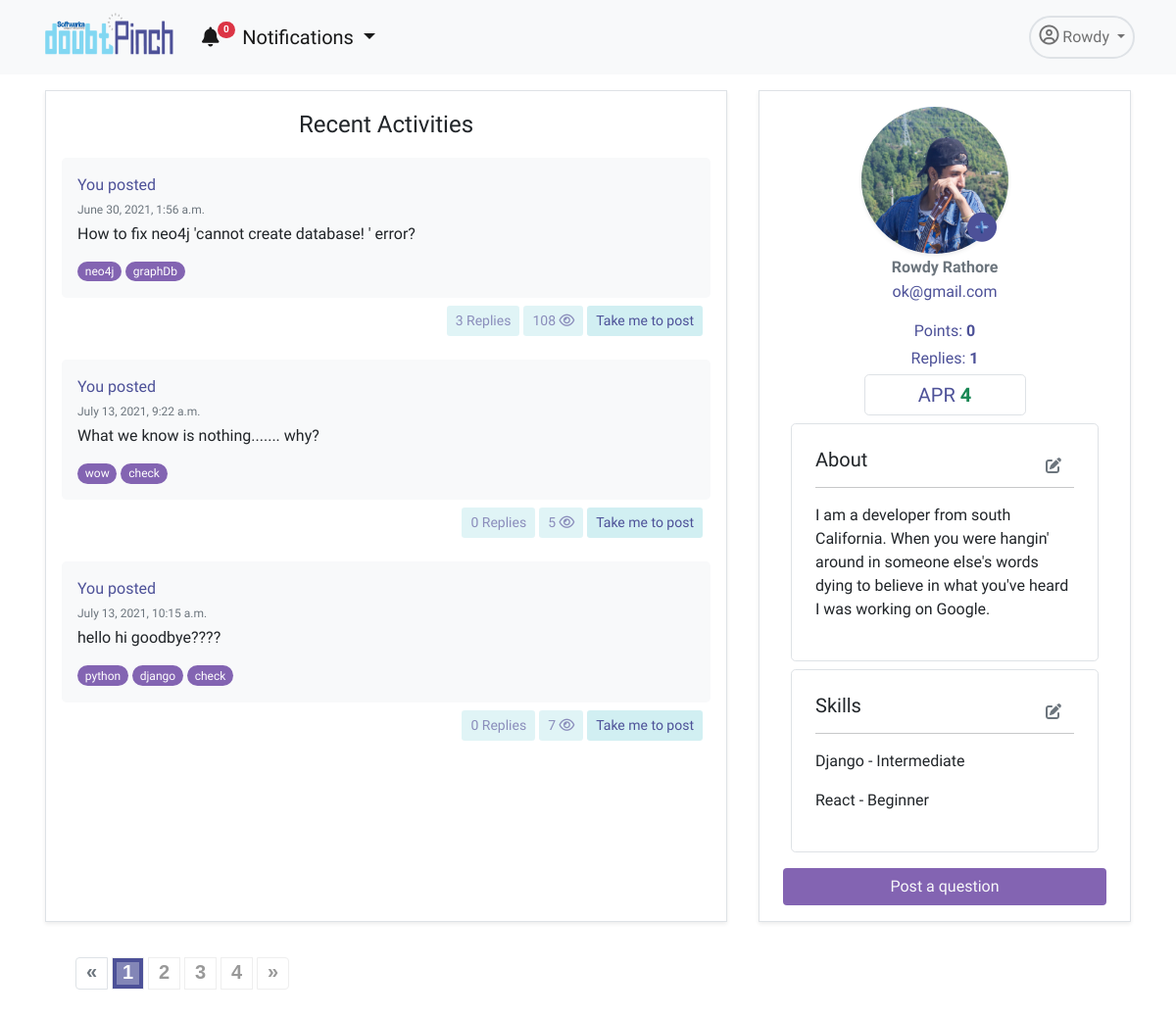
Before: /app/profile/ (signed in) with the older database file.
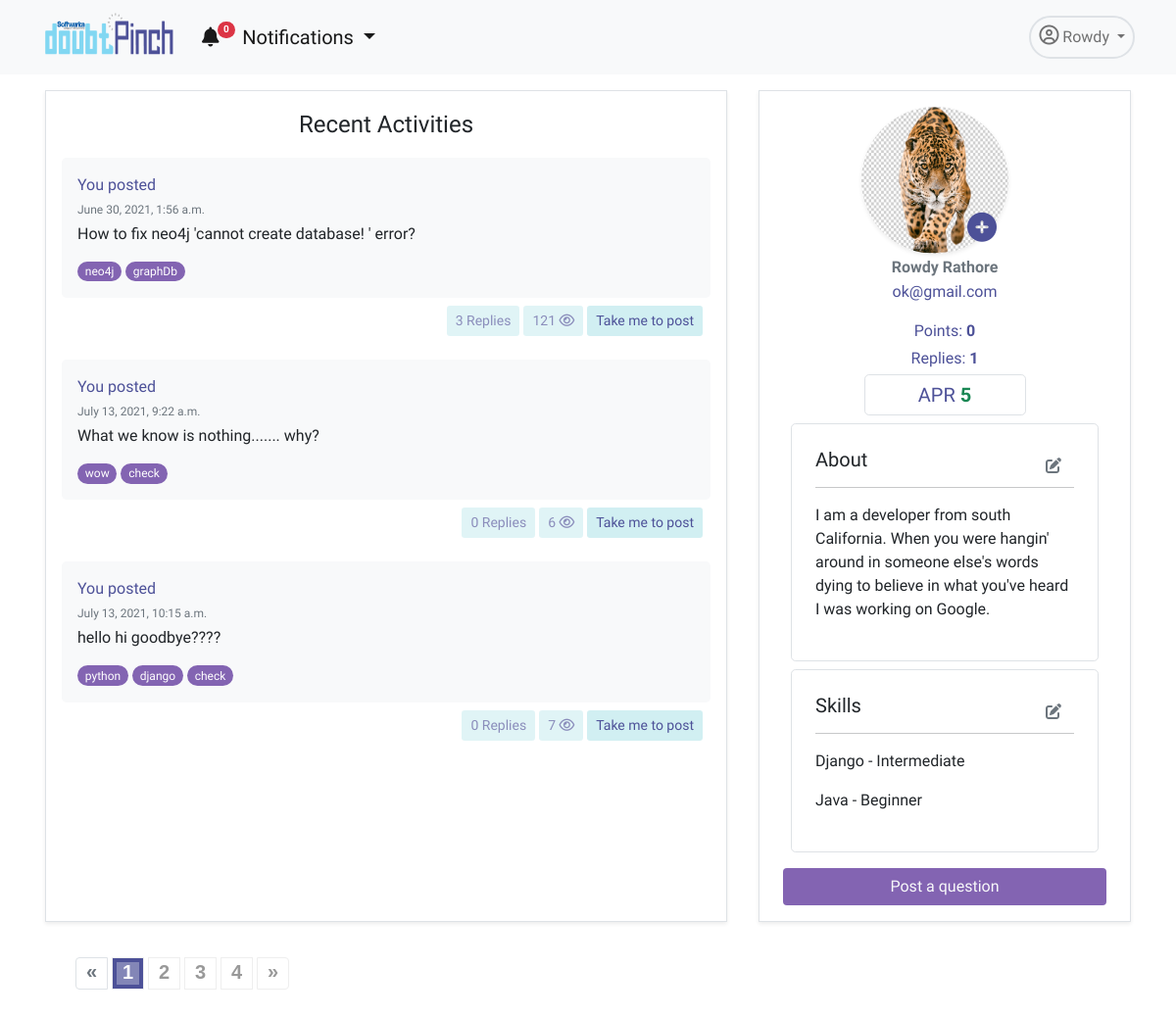
After: the same page with the newer database file.
### dpapp/models.py (models this page shows, shortened)
class Doubt(models.Model):
    user= models.ForeignKey(User,on_delete=models.CASCADE)
    title= models.TextField(null=False)
    description=models.TextField(null=True, blank=True)
    created_on = models.DateTimeField(default=datetime.now, blank=True)
    views= models.IntegerField(default=0)
    tags = TaggableManager()
    @property
    def total_replies(self):
        totalreplies = Answer.objects.filter(doubt=self).count()
        return totalreplies

class Answer(models.Model):
    user= models.ForeignKey(User, on_delete=models.CASCADE, related_name='answerer')
    doubt=models.ForeignKey(Doubt,on_delete=models.CASCADE)
    description=models.TextField(null=True)
    created_on = models.DateTimeField(default=datetime.now, blank=True)
    updated=models.BooleanField(default=False)

### accounts/models.py (models this page shows, shortened)
class User(AbstractUser):
    username = models.CharField(max_length=255, null=True, blank=True)
    email = models.EmailField(
        verbose_name='email address',
        max_length=255,
        unique=True,
    )
    profile_pic= models.ImageField(upload_to='admin_pics', null=True, blank=True)
    email_confirmed = models.BooleanField(default=False) #initially this field is false but will se chan
    is_active = models.BooleanField(default=False)
    is_staff = models.BooleanField(default=False) # a admin user; non super-user
    is_admin = models.BooleanField(default=False)
    is_seller = models.BooleanField(default=False)
    is_customer = models.BooleanField(default=False)
    description=models.TextField(null=True)
    USERNAME_FIELD = 'email'
    REQUIRED_FIELDS = [] #emaila nd password are required fields and first name and last name is inherited from the user creation model
    object = UserManager()
    @property
    def ProfilePicUrl(self):
        try:
            url=self.profile_pic.url
        except:
            url=''
        return url
    @property
    def apr_count(self):
        from dpapp.models import Doubt, Answer, RightPoint, WrongPoint
        total_apr=0
        all_answer= Answer.objects.filter(user=self)
        answercount= Answer.objects.filter(user=self).count()
        total_apr=answercount*5
        for i in all_answer:
            answer=Answer.objects.get(id=i.id)
            right=RightPoint.objects.filter(answer=answer).count()
            wrong=WrongPoint.objects.filter(answer=answer).count()
            total_apr=total_apr+(right*3)-(wrong)
        return total_apr

class UserSkill(models.Model):
    user= models.ForeignKey(User,on_delete=models.CASCADE)
    skill=models.ForeignKey(Skill,on_delete=models.CASCADE)
    level=models.CharField(max_length=30,null=True)

class Skill (models.Model):
    skill=models.CharField(max_length=50, null=False, unique=True)
    def __str__(self):
        return self.skill

### dpapp/views.py (the view, shortened to what this page needs)
# urls.py: path('profile/',Profile.as_view(),name='profile'),
@method_decorator(login_required, name='dispatch')
class Profile(TemplateView):
    template_name="dpapp/profile.html"
    def get_context_data(self, **kwargs):
        context = super(Profile, self).get_context_data(**kwargs)
        user=self.request.user
        useremail=user.email
        user=User.objects.get(email=useremail)
        total_replies=Answer.objects.filter(user=user).count()
        total_upvotes=RightPoint.total_upvotes_of_answerer(self,user)
        skill=Skill.objects.all()
        userskill=UserSkill.objects.filter(user=user)
        qs1 = Doubt.objects.filter(user=user) #first qs
        qs2 = Answer.objects.filter(user=user) #second qs
        recent_activity = sorted(chain(qs1,qs2),key=attrgetter('created_on'),)
        paginator= Paginator(recent_activity, 3)
        page = self.request.GET.get('page')
        try:
            recent_activity = paginator.page(page)
        except PageNotAnInteger:
            recent_activity = paginator.page(1)
        except EmptyPage:
            recent_activity = paginator.page(paginator.num_pages)
        form= ProfileForm(instance=user)
        context.update({ 'form':form,'recent_activity':recent_activity,
                        'total_upvotes':total_upvotes,'total_replies':total_replies,
                        'skill':skill,'userskill':userskill})
        return context

### dpapp/blognav.py (called while the page is built)
def navbar(request):
    if not request.user.is_anonymous:
        user=request.user
        notifications = Notification.objects.filter(user=user).order_by('-id')[:5]
        noti_count = Notification.objects.filter(user=user, is_seen=False).count()
        return {'nav_notifications': notifications,'noti_count':noti_count}
    return {'nav_notifications': '0','noti_count':0}

### dpapp/models.py (called while the page is built)
    @staticmethod
    def total_upvotes_of_answerer(self,user):
        answer=Answer.objects.filter(user=user)
        upvotes=RightPoint.objects.filter(answer__in=answer).count()
        return upvotes

### templates/dpapp/profile.html (shortened to what the changed rows need)
{% extends 'dpapp/base.html' %}
{% load static %}
{% load bootstrap %}
{% block navbar%}
<link rel="stylesheet" href="{% static 'dpapp/css/paginate.css' %}">
<div class="container">
    <div class="row mt-3 ">
        <div class="col border shadow-sm p-3 mx-3 mb-3 order-lg-1  order-md-2 order-sm-2 order-2">
            {% for i in recent_activity %}
            {% if not i.title %}
            <div class="mt-1">
                <div class="bg-light mt-2 p-3 rounded-3  ">
                    <span class="fs-6 text-pinch ">You Answered to </span><br>
                    <span class="text-muted" style="font-size: 12px;">{{i.doubt.user.first_name}} {{i.doubt.user.last_name}} | {{i.created_on}}</span>
                    <p class="h6 text-dark mt-1 mb-3">{{i.description|safe}}</p>
                </div>
                <div class="d-flex bd-highlight mb-3">
                    <div class="me-auto p-2 bd-highlight">
                    </div>
                    <div class="p-2 bd-highlight">
                        <div class="d-flex justify-content-center">
                            <a href="{% url 'dpapp:comment' i.id %}" class="btn btn-doubt btn-sm text-pinch  me-1"> {{i.comment_set.count}} Comments</a>
                            <a href="{% url 'dpapp:detail' i.doubt.id %}" class="btn btn-doubt btn-sm text-pinch  me-1">See doubt</a>
                        </div>
                    </div>
                </div>
            </div>
            {% else %}
            <div class="mt-1">
                <div class="bg-light mt-2 p-3 rounded-3  ">
                    <span class="fs-6 text-pinch ">You posted </span><br>
                    <span class="text-muted" style="font-size: 12px;">{{i.created_on}}</span>
                    <p class="h6 text-dark mb-3 mt-1">{{i.title}}</p>
                    {% for tag in i.tags.all %}
                    <a href="{% url 'dpapp:tags' tag.slug %}"><span class="badge rounded-pill bg-purple fw-normal">{{tag.name}}</span></a>
                    {%endfor%}
                </div>
                <div class="d-flex bd-highlight mb-3">
                    <div class="me-auto p-2 bd-highlight">
                    </div>
                    <div class="p-2 bd-highlight">
                        <div class="d-flex justify-content-center">
                            <a href="" class="btn btn-doubt btn-sm text-pinch disabled me-1"> {{i.total_replies}} Replies</a>
                            <a href="" class="btn btn-doubt btn-sm text-pinch disabled me-1"> {{i.views}} <i
                                    class="far fa-eye"></i></a>
                            <a href="{% url 'dpapp:detail' i.id %}" class="btn btn-doubt btn-sm text-pinch ">Take me to post</a>
                        </div>
                    </div>
                </div>
            </div>
            {%endif%}
            {% endfor %}
        </div>
        <div class="col-lg-4 col-11 border shadow-sm mx-3 py-3 px-4 mb-3 order-lg-2 order-md-1 order-sm-1 order-1">
            <div class="d-flex  justify-content-center">
                {% if not user.ProfilePicUrl == '' %}
                <div>
                    <img src="{{user.ProfilePicUrl}}" alt="pic" class="rounded-circle  shadow-sm" height="150"
                        width="150" style=" position: relative;
                            left: 20px;">
                    <button type="button" class="btn btn-white" data-bs-toggle="modal" data-bs-target="#exampleModal"
                        style=" font-size: 30px;
                            position: relative;
                            top: 48px;
                            left: -39px;">
                        <i class="fas fa-plus-circle text-pinch"></i>
                    </button>
                </div>
                {%endif%}
            </div>
            <p class="fw-bold h6 text-center text-muted my-1">{{user.first_name}} {{user.last_name}}</p>
            <p class="fw-light text-center text-pinch my-1">{{user.email}}</p>
            <p class=" text-center text-pinch my-1 mt-3">Points: <span class="fw-bold"> {{total_upvotes}}</span></p>
            <p class="text-center text-pinch my-1">Replies: <span class="fw-bold"> {{total_replies}}</span></p>
            <p class="text-center text-pinch border rounded-3 p-2 my-1 col-lg-6 col-md-4 col-sm-4 col-4 mx-auto h5">APR
                <span class="fw-bold text-success">{{user.apr_count}}</span></p>
                <div class="border mx-2 p-4 my-2  rounded-3">
                    <button type="button" class="btn btn-white  float-end" data-bs-toggle="modal" data-bs-target="#exampleModal1">
                            <i class="fas fa-edit text-secondary"></i>
                    </button>
                    <h5 class="fw-light">About</h5><hr>
                    {% if request.user.description == Null %}
                    <p class="mt-2 text-secondary">Write about yourself.....
                    </p>
                    {%else%}
                    <p class="mt-2 fw-light text-justify">{{request.user.description}}
                    </p>
                    {%endif%}
                </div>
                <div class="border  mx-2 my-2 p-4 rounded-3">
                    <button type="button" class="btn btn-white float-end" data-bs-toggle="modal" data-bs-target="#exampleModal2">
                        <i class="fas fa-edit text-secondary"></i>
                    </button>
                    <h5 class="fw-light" id='skilllist'>Skills</h5><hr>
                    {% for i in userskill %}
                    <p class="fw-light"><b>{{i.skill.skill}}</b> - {{i.level}}</p>
                    {%empty%}
                    <p class="fw-light">Add your skills...</p>
                  {%endfor%}
                </div>
            <div class="d-flex justify-content-center">
                <a href="{% url 'dpapp:adddoubt' %}"
                    class="btn btn-doubt text-light mt-2 col-lg-12 col-md-6 col-sm-6 col-6 mx-auto bg-purple">Post a
                    question</a>
            </div>
        </div>
    </div>
    {% if recent_activity.paginator.num_pages > 1 %}
    <div class="demo">
        <nav class="pagination-outer" aria-label="Page navigation">
            <ul class="pagination">
                {% for i in recent_activity.paginator.page_range %}
                {% if i == recent_activity.number%}
                <li class="page-item active"><a class="page-link" href="#">{{i}}</a></li>
                {% else %}
                    {% if 'heading_contains' in request.get_full_path %}
                    <li class="page-item"><a class="page-link" href="{{ request.get_full_path }}&page={{ i }}">{{ i }}</a></li>
                    {% else %}
                    <li class="page-item "><a class="page-link"  href="?page={{ i }}">{{ i }}</a></li>
                    {% endif %}
                {% endif %}
                {% endfor %}
            </ul>
        </nav>
    </div>
    {%endif%}
</div>
{% endblock %}

### templates/dpapp/base.html (shortened to what this page needs)
<!DOCTYPE html>
{% load static %}
{% load humanize %}
<html lang="en">
    <head>
        <link href="https://cdn.jsdelivr.net/npm/bootstrap@5.0.1/dist/css/bootstrap.min.css" rel="stylesheet"
 />
        <link href="{% static 'dpapp/downhover/css/animate.min.css' %}" rel="stylesheet">
        <link href="{% static 'dpapp/downhover/css/bootstrap-dropdownhover.min.css' %}" rel="stylesheet">
    </head>
    <body>
        <nav class="navbar navbar-expand-lg navbar-light bg-light">
            <div class="container">
                <div data-tilt>
                    <a class="navbar-brand" href="{% url 'dpapp:home'%}">
                        <img src="{% static 'accounts/pics/logo.png' %}" alt="" width="140" height="60" />
                    </a>
                </div>
                <div class="collapse navbar-collapse" id="navbarNavDropdown">
                    <ul class="navbar-nav">
                        <li class="nav-item me-2">
                            <div class="dropdown ">
                                <a class="nav-link active fs-5 dropdown-toggle" id="dropdownMenuButton1" data-bs-toggle="dropdown" aria-expanded="false" aria-current="page" href="#"><i
                                    class="fas fa-bell"></i><span class="badge rounded-pill bg-danger noti-count" style="
                    font-size: 10px;
                    position: relative;
                    top: -12px;
                    left: -2px;
                  ">{{noti_count}}</span> Notifications
                            </a>
                              </div>
                        </li>
                    </ul>
                    <ul class="navbar-nav ms-auto">
                        <li class="nav-item dropdown">
                            <a class="
                  nav-link
                  dropdown-toggle
                  border
                  rounded-pill
                  border-2
                  p-2
                " href="#" id="navbarDropdownMenuLink" role="button" data-bs-toggle="dropdown" aria-expanded="false">
                                <i class="far fa-user-circle fs-5"></i> {{user.first_name}}
                            </a>
                        </li>
                    </ul>
                </div>
            </div>
        </nav>
        {% block navbar %} {% endblock %}
    </body>
</html>

Changed rows visible on the page:
removed UserSkill: skill.skill "React", level "Beginner"
changed User "Rowdy": ProfilePicUrl: a different picture; apr_count "4" → "5"
changed Doubt "How to fix neo4j 'cannot create database! ' error?": views "108" → "121"
changed Doubt "What we know is nothing....... why?": views "5" → "6"
added UserSkill: skill.skill "Java", level "Beginner"
